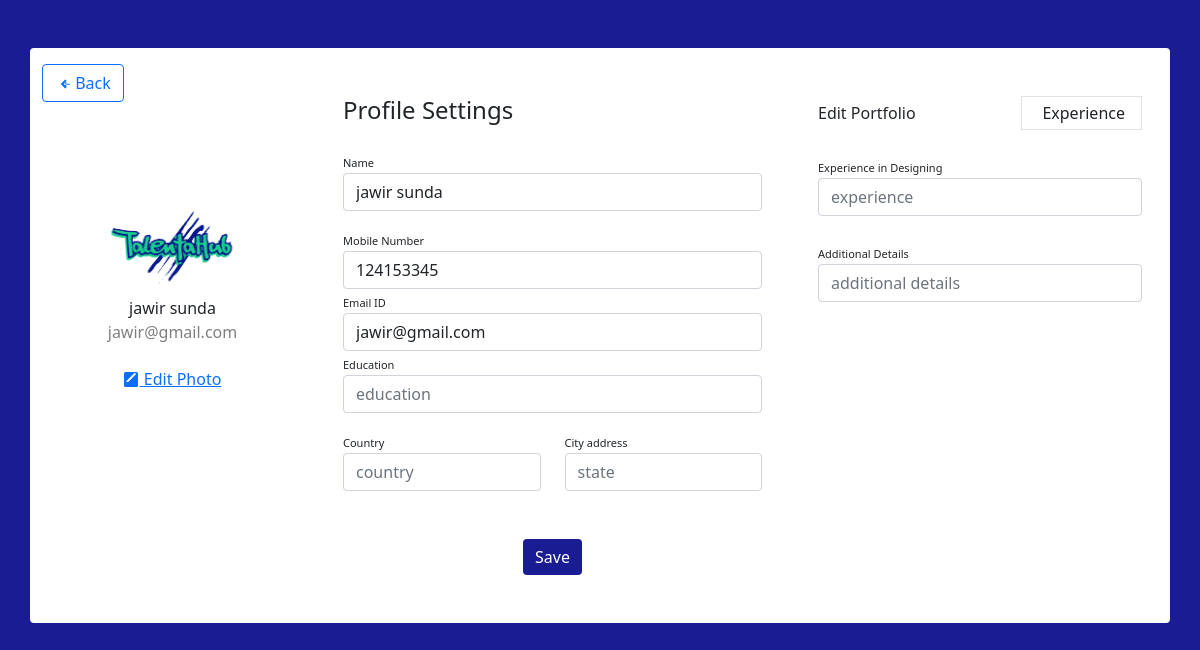
/profile.php?id_user=1 (signed in), run on an earlier commit of the app's database.
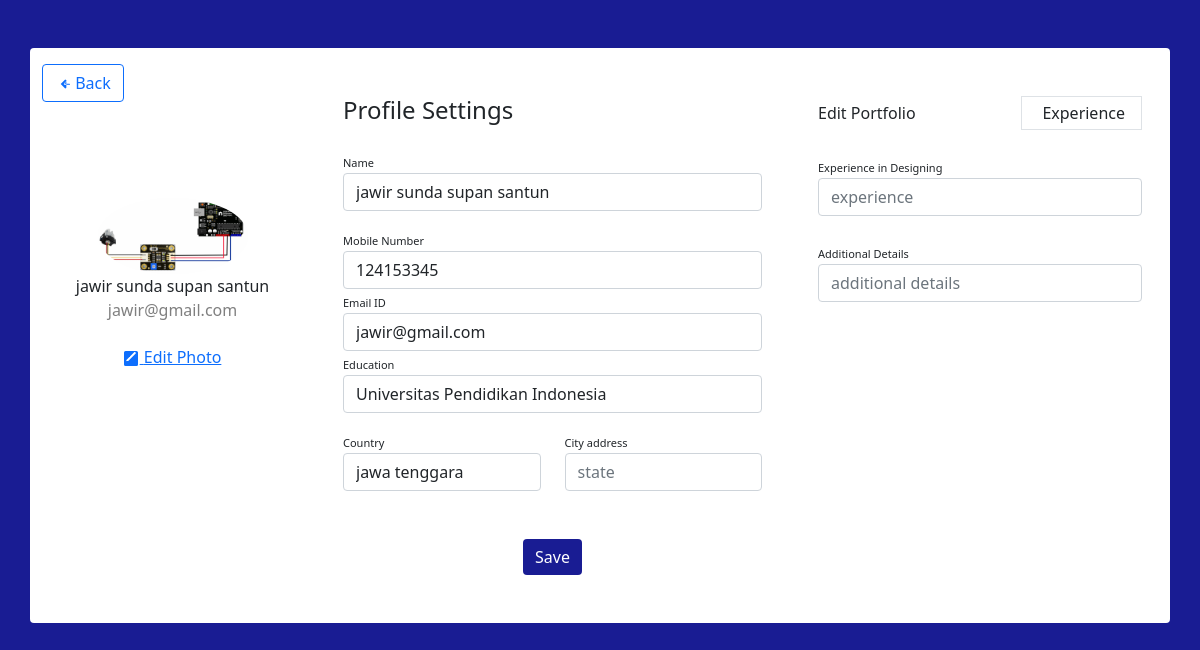
And on a later commit of the database.
### tables this page shows
CREATE TABLE `users` (
  `id` int(11) NOT NULL,
  `name` varchar(255) NOT NULL,
  `username` varchar(50) NOT NULL,
  `password` varchar(100) NOT NULL,
  `email` varchar(100) NOT NULL,
  `foto_profil` varchar(255) NOT NULL,
  `no_hp` varchar(255) NOT NULL,
  `education` varchar(255) NOT NULL,
  `country` varchar(255) NOT NULL,
  `city_address` varchar(255) NOT NULL,
  `role` enum('klien','freelancer','admin') NOT NULL
);

### profile.php (the view, shortened to what the changed rows need)
<?php
include 'config.php';
$user_id=$_GET['id_user'];
$sql = "SELECT * FROM `users` WHERE id=$user_id";
$result = $conn->query($sql);
$user = [];
if ($result->num_rows > 0) {
    while($row = $result->fetch_assoc()) {
        $user[] = $row;
    }
} else {
    echo "tidak ditemukan";
    die;
}
?>
<!DOCTYPE html>
<html lang="en">
<head>
    <link href="https://cdn.jsdelivr.net/npm/bootstrap@5.0.0-alpha1/dist/css/bootstrap.min.css" rel="stylesheet">
    <link rel="stylesheet" href="./assets/css/profile.css">
</head>
<body>
    <div class="container rounded bg-white mt-5 mb-5">
        <div class="row">
            <div class="col-md-3 border-right">
                <div class="d-flex flex-column align-items-center text-center p-3 py-5"><img class="rounded-circle mt-5"
                        width="150px" src="./assets/img/users/<?= $user[0]['foto_profil'] ?>"><span
                        class="font-weight-bold"><?= $user[0]['name'] ?>
                    </span><span class="text-black-50"><?= $user[0]['email'] ?></span><span> </span>
                    <form action="process_update_fotoProfil.php" method="POST" enctype="multipart/form-data">
                        <div class="mt-3">
                        </div>
                    </form>
                </div>
            </div>
            <div class="col-md-5 border-right">
                <div class="p-3 py-5">
                    <form method="POST" action="process_update_profile.php">
                        <div class="row mt-2">
                            <div class="col-md-12">
                                <label class="labels">Name</label>
                                <input type="text" class="form-control" placeholder="Full name" name="name"
                                    value="<?= $user[0]['name'] ?>">
                            </div>
                        </div>
                        <div class="row mt-3">
                            <div class="col-md-12">
                                <label class="labels">Mobile Number</label>
                                <input type="text" class="form-control" placeholder="Enter phone number" name="nohp"
                                    value="<?= $user[0]['no_hp'] ?>">
                            </div>
                            <div class="col-md-12">
                                <label class="labels">Email ID</label>
                                <input type="text" class="form-control" placeholder="Enter email id" name="email"
                                    value="<?= $user[0]['email'] ?>">
                            </div>
                            <div class="col-md-12">
                                <label class="labels">Education</label>
                                <input type="text" class="form-control" placeholder="education" name="education"
                                    value="<?= $user[0]['education'] ?>">
                            </div>
                        </div>
                        <div class="row mt-3">
                            <div class="col-md-6">
                                <label class="labels">Country</label>
                                <input type="text" class="form-control" placeholder="country" name="country"
                                    value="<?= $user[0]['country'] ?>">
                            </div>
                        </div>
                    </form>
                </div>
            </div>
        </div>
    </div>
</body>
</html>

What changed in the data, as far as the page shows it:
changed users "jawir@gmail.com": foto_profil: a different picture; name "jawir sunda" → "jawir sunda supan santun"; education (not shown) → "Universitas Pendidikan Indonesia"; country (not shown) → "jawa tenggara"
